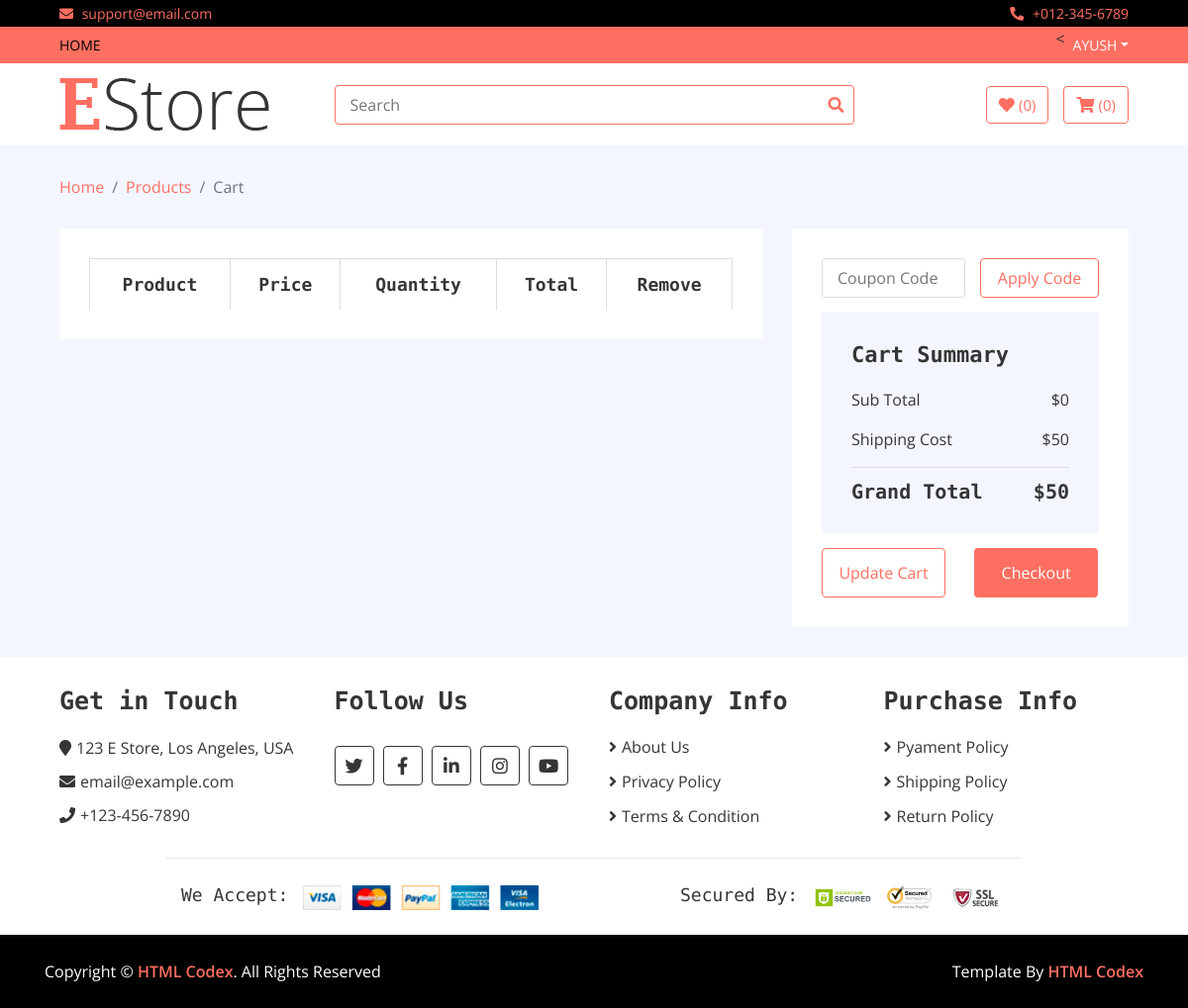
The page /cart (signed in) on the database as committed earlier.
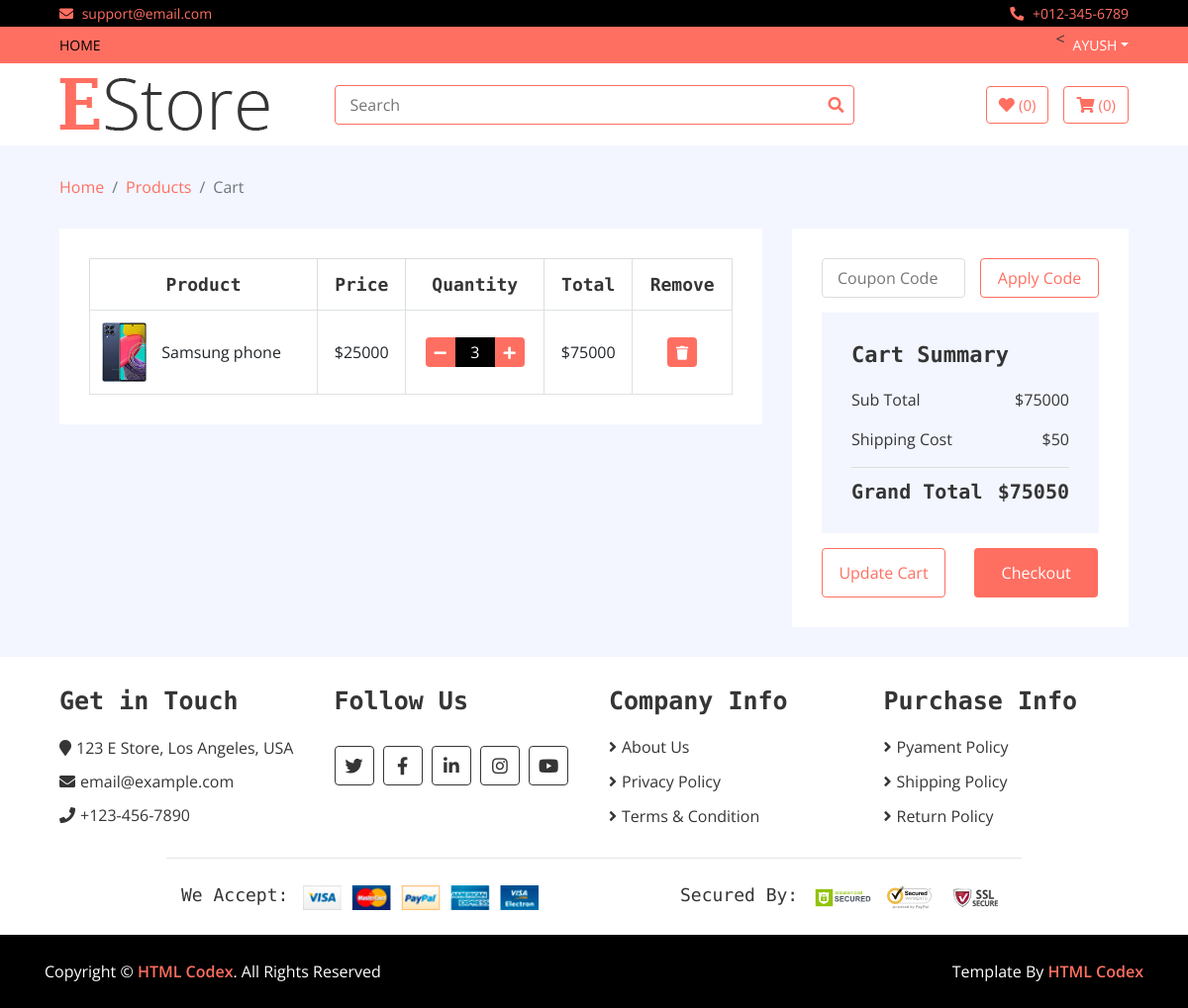
The same page on the database as committed later.
### home/models.py (models this page shows, shortened)
class Cart(models.Model):
    username = models.CharField(max_length=300)
    slug = models.TextField()
    quantity = models.IntegerField(default=1)
    items = models.ForeignKey(Product,on_delete = models.CASCADE)
    total = models.IntegerField()
    checkout = models.BooleanField(default = False)
    def __str__(self):
        return self.username

class Product(models.Model):
    name = models.CharField(max_length=300)
    price = models.IntegerField()
    discounted_price = models.IntegerField(default = 0)
    image = models.ImageField(upload_to='media')
    category = models.ForeignKey(Category,on_delete=models.CASCADE)
    subcategory = models.ForeignKey(SubCategory, on_delete=models.CASCADE)
    brand = models.ForeignKey(Brand, on_delete=models.CASCADE)
    slug = models.TextField(unique = True)
    description = models.TextField(blank = True)
    specification = models.TextField(blank=True)
    labels = models.CharField(choices=LABELS,max_length=50)
    stock = models.CharField(choices=STOCK,max_length=50)

### home/views.py (the view)
# urls.py: path('cart', CartView.as_view(), name='cart'),
class CartView(Base):
    def get(self,request):
        self.views
        username = request.user.username
        cart_info = Cart.objects.filter(username = username,checkout = False)
        self.views['cart_product'] = cart_info
        all_total = 0
        for i in cart_info:
            print(i)
            all_total = all_total + i.total
        self.views['all_total'] = all_total
        self.views['shipping'] = 50
        self.views['grand_total'] =  all_total + self.views['shipping']
        return render(request,'cart.html',self.views)

### home/templates/cart.html (shortened to what this page needs)
{% extends 'base.html' %}
{% load static %}
{% block content %}
        <div class="breadcrumb-wrap">
            <div class="container-fluid">
                <ul class="breadcrumb">
                    <li class="breadcrumb-item"><a href="#">Home</a></li>
                    <li class="breadcrumb-item"><a href="#">Products</a></li>
                    <li class="breadcrumb-item active">Cart</li>
                </ul>
            </div>
        </div>
        <div class="cart-page">
            <div class="container-fluid">
                <div class="row">
                    <div class="col-lg-8">
                        <div class="cart-page-inner">
                            <div class="table-responsive">
                                <table class="table table-bordered">
                                    <thead class="thead-dark">
                                        <tr>
                                            <th>Product</th>
                                            <th>Price</th>
                                            <th>Quantity</th>
                                            <th>Total</th>
                                            <th>Remove</th>
                                        </tr>
                                    </thead>
                                    <tbody class="align-middle">
                                    {% for cart in cart_product %}
                                        <tr>
                                            <td>
                                                <div class="img">
                                                    <a href="#"><img src="{{cart.items.image.url}}" alt="Image"></a>
                                                    <p>{{cart.items.name}}</p>
                                                </div>
                                            </td>
                                            {% if cart.items.discounted_price > 0 %}
                                            <td>${{cart.items.discounted_price}}</td>
                                            {% else %}
                                            <td>${{cart.items.price}}</td>
                                            {% endif %}
                                            <td>
                                                <div class="qty">
                                                    <a href = "/reduce_cart/{{cart.slug}}"><button class="btn-minus"><i class="fa fa-minus"></i></button></a>
                                                    <input type="text" value="{{cart.quantity}}">
                                                    <a href = "/add_to_cart/{{cart.slug}}"><button class="btn-plus"><i class="fa fa-plus"></i></button></a>
                                                </div>
                                            </td>
                                            <td>${{cart.total}}</td>
                                            <td><a href = "/delete_cart/{{cart.slug}}"><button><i class="fa fa-trash"></i></button></a></td>
                                        </tr>
                                    {% endfor %}
                                    </tbody>
                                </table>
                            </div>
                        </div>
                    </div>
                    <div class="col-lg-4">
                        <div class="cart-page-inner">
                            <div class="row">
                                <div class="col-md-12">
                                    <div class="coupon">
                                        <input type="text" placeholder="Coupon Code">
                                        <button>Apply Code</button>
                                    </div>
                                </div>
                                <div class="col-md-12">
                                    <div class="cart-summary">
                                        <div class="cart-content">
                                            <h1>Cart Summary</h1>
                                            <p>Sub Total<span>${{all_total}}</span></p>
                                            <p>Shipping Cost<span>${{shipping}}</span></p>
                                            <h2>Grand Total<span>${{grand_total}}</span></h2>
                                        </div>
                                        <div class="cart-btn">
                                            <button>Update Cart</button>
                                            <button>Checkout</button>
                                        </div>
                                    </div>
                                </div>
                            </div>
                        </div>
                    </div>
                </div>
            </div>
        </div>
{% endblock %}

### home/templates/base.html (shortened to what this page needs)
<!DOCTYPE html>
{% load static %}
<html lang="en">
    <head>
        <link href="https://stackpath.bootstrapcdn.com/bootstrap/4.4.1/css/bootstrap.min.css" rel="stylesheet">
        <link href="https://cdnjs.cloudflare.com/ajax/libs/font-awesome/5.10.0/css/all.min.css" rel="stylesheet">
        <link href="{% static 'lib/slick/slick.css' %}" rel="stylesheet">
        <link href="{% static 'lib/slick/slick-theme.css' %}" rel="stylesheet">
        <link href="{% static 'css/style.css' %}" rel="stylesheet">
    </head>
    <body>
        <div class="top-bar">
            <div class="container-fluid">
                <div class="row">
                    <div class="col-sm-6">
                        <i class="fa fa-envelope"></i>
                        support@email.com
                    </div>
                    <div class="col-sm-6">
                        <i class="fa fa-phone-alt"></i>
                        +012-345-6789
                    </div>
                </div>
            </div>
        </div>
        <div class="nav">
            <div class="container-fluid">
                <nav class="navbar navbar-expand-md bg-dark navbar-dark">
                    <div class="collapse navbar-collapse justify-content-between" id="navbarCollapse">
                        <div class="navbar-nav mr-auto">
                            <a href="index.html" class="nav-item nav-link active">Home</a>
                        </div>
                        <div class="navbar-nav ml-auto">
                            {% if user.is_authenticated %}
                            < <div class="nav-item dropdown">
                                <a href="#" class="nav-link dropdown-toggle" data-toggle="dropdown">{{user.username}}</a>
                            </div>
                            {% endif %}
                        </div>
                    </div>
                </nav>
            </div>
        </div>
        <div class="bottom-bar">
            <div class="container-fluid">
                <div class="row align-items-center">
                    <div class="col-md-3">
                        <div class="logo">
                            <a href="index.html">
                                <img src="img/logo.png" alt="Logo">
                            </a>
                        </div>
                    </div>
                    <div class="col-md-6">
                        <div class="search">
                            <form method = "GET" action = "{% url 'home:search' %}">
                                <input name = "query" type="text" placeholder="Search" required>
                                <button type = submit ><i class="fa fa-search"></i></button>
                            </form>
                        </div>
                    </div>
                    <div class="col-md-3">
                        <div class="user">
                            <a href="wishlist.html" class="btn wishlist">
                                <i class="fa fa-heart"></i>
                                <span>(0)</span>
                            </a>
                            <a href="cart.html" class="btn cart">
                                <i class="fa fa-shopping-cart"></i>
                                <span>(0)</span>
                            </a>
                        </div>
                    </div>
                </div>
            </div>
        </div>
        {% block content %}
        {% endblock %}
        <div class="footer">
            <div class="container-fluid">
                <div class="row">
                    <div class="col-lg-3 col-md-6">
                        <div class="footer-widget">
                            <h2>Get in Touch</h2>
                            <div class="contact-info">
                                <p><i class="fa fa-map-marker"></i>123 E Store, Los Angeles, USA</p>
                                <p><i class="fa fa-envelope"></i>email@example.com</p>
                                <p><i class="fa fa-phone"></i>+123-456-7890</p>
                            </div>
                        </div>
                    </div>
                    <div class="col-lg-3 col-md-6">
                        <div class="footer-widget">
                            <h2>Follow Us</h2>
                            <div class="contact-info">
                                <div class="social">
                                    <a href=""><i class="fab fa-twitter"></i></a>
                                    <a href=""><i class="fab fa-facebook-f"></i></a>
                                    <a href=""><i class="fab fa-linkedin-in"></i></a>
                                    <a href=""><i class="fab fa-instagram"></i></a>
                                    <a href=""><i class="fab fa-youtube"></i></a>
                                </div>
                            </div>
                        </div>
                    </div>
                    <div class="col-lg-3 col-md-6">
                        <div class="footer-widget">
                            <h2>Company Info</h2>
                            <ul>
                                <li><a href="#">About Us</a></li>
                                <li><a href="#">Privacy Policy</a></li>
                                <li><a href="#">Terms & Condition</a></li>
                            </ul>
                        </div>
                    </div>
                    <div class="col-lg-3 col-md-6">
                        <div class="footer-widget">
                            <h2>Purchase Info</h2>
                            <ul>
                                <li><a href="#">Pyament Policy</a></li>
                                <li><a href="#">Shipping Policy</a></li>
                                <li><a href="#">Return Policy</a></li>
                            </ul>
                        </div>
                    </div>
                </div>
                <div class="row payment align-items-center">
                    <div class="col-md-6">
                        <div class="payment-method">
                            <h2>We Accept:</h2>
                            <img src="img/payment-method.png" alt="Payment Method" />
                        </div>
                    </div>
                    <div class="col-md-6">
                        <div class="payment-security">
                            <h2>Secured By:</h2>
                            <img src="img/godaddy.svg" alt="Payment Security" />
                            <img src="img/norton.svg" alt="Payment Security" />
                            <img src="img/ssl.svg" alt="Payment Security" />
                        </div>
                    </div>
                </div>
            </div>
        </div>
        <div class="footer-bottom">
            <div class="container">
                <div class="row">
                    <div class="col-md-6 copyright">
                        <p>Copyright &copy; <a href="https://htmlcodex.com">HTML Codex</a>. All Rights Reserved</p>
                    </div>
                    <div class="col-md-6 template-by">
                        <p>Template By <a href="https://htmlcodex.com">HTML Codex</a></p>
                    </div>
                </div>
            </div>
        </div>
    </body>
</html>

Rows that differ between the two databases and show on the page:
added Cart: items.image (picture), items.name "Samsung phone", items.discounted_price "25000", quantity "3", total "75000"
Other text that changed with them:
{{ all_total }}: "0" → "75000"
{{ grand_total }}: "50" → "75050"
